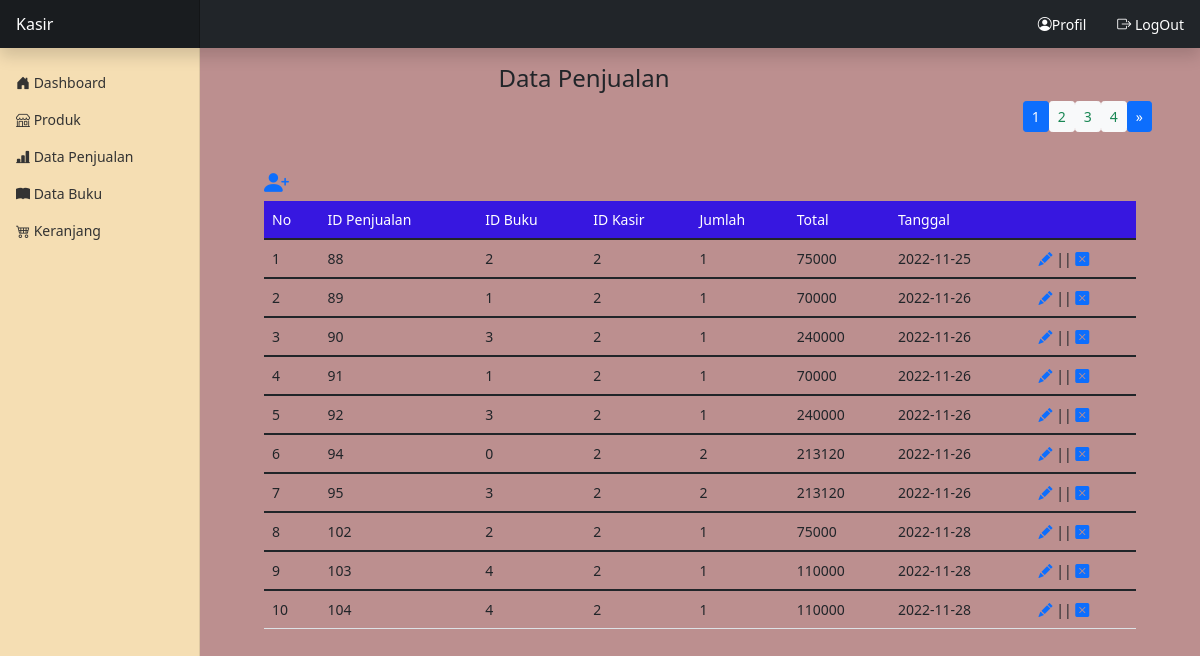
The page /kasir/index.php?page=data_penjualan (signed in) on the database its author committed.
### tables this page shows
CREATE TABLE `tb_penjualan` (
  `id_penjualan` int(11) NOT NULL,
  `id_buku` int(11) NOT NULL,
  `id_kasir` int(11) NOT NULL,
  `jumlah` int(11) NOT NULL,
  `total` int(11) NOT NULL,
  `tanggal` date NOT NULL
);

### kasir/data_penjualan.php (the view, shortened to what this page needs)
<?php
$batas = 10;
$result = mysqli_query($koneksi, "SELECT * FROM tb_penjualan");
$jumlahdata = mysqli_num_rows($result);
$halaman = ceil($jumlahdata / $batas);
$page_aktif = (isset($_GET["halaman"])) ? $_GET["halaman"] : 1;
$awaldata = ($batas * $page_aktif) - $batas;
?>
<div class="container">
<div class="row">
	<div class="col-md-9">
		<h4 class="text-dark text-center">Data Penjualan</h4>
	</div>
		<nav aria-label="Page navigation example">
			  <ul class="pagination justify-content-end">
			    <?php for($i =1; $i <= $halaman; $i++) : ?>
			        <?php if($i == $page_aktif): ?>
			          <li class="page-item"> <a href="?page=data_penjualan&halaman=<?php echo $i; ?>"class="btn btn-primary text-white btn-sm"><?php echo $i; ?></a></li>
			        <?php else : ?>
			          <li class="page-item"> <a href="?page=data_penjualan&halaman=<?php echo $i; ?>"class="btn btn-light text-success btn-sm"><?php echo $i; ?></a></li>
			        <?php endif; ?>
			      <?php endfor; ?>
			    <li class="page-item">
			     <?php if($page_aktif < $halaman ): ?>
			      <li class="page-item">  <a href="?page=data_penjualan&halaman=<?php echo $page_aktif + 1; ?>"class="btn btn-primary text-white btn-sm">&raquo;</a></li>
			    <?php endif;  ?>
			  </ul>
		</nav>
	<div>
		<div class="card-body">
				<a href="index.php?page=tambah_produk" class="bi bi-person-plus-fill" style="font-size: 25px;"></a>
				<table class="table col-md-10">
				  <thead class="text-white" style="background-color: #3717E0;">
				     <tr>
				     	<td>No</td>
				     	<td>ID Penjualan</td>
				     	<td>ID Buku</td>
				     	<td>ID Kasir</td>
				     	<td>Jumlah</td>
				     	<td>Total</td>
				     	<td>Tanggal</td>
				     	<td></td>
				     </tr>
				  </thead>
		<?php
					$ambil = mysqli_query($koneksi, "SELECT * FROM tb_penjualan LIMIT $awaldata,$batas");
				$no = 1+$awaldata;
				while($tiap = mysqli_fetch_assoc($ambil)){
				?>
				  <tbody>
				    <tr>
				    	<td><?php echo $no++ ?></td>
				    	<td><?php echo $tiap['id_penjualan'] ?></td>
				    	<td><?php echo ucwords($tiap['id_buku']) ?></td>
				    	<td><?php echo ucwords($tiap['id_kasir']) ?></td>
				    	<td><?php echo ucwords($tiap['jumlah']) ?></td>
				    	<td><?php echo $tiap['total'] ?></td>
				    	<td><?php echo $tiap['tanggal'] ?></td>
				  		<td>
				  			<a href="index.php?page=edit_produk&id=<?php echo $tiap["id_buku"] ?>" class="bi bi-pencil-fill"></a> ||
				  			<a href="index.php?page=delete_produk&id=<?php echo $tiap["id_buku"] ?>" onclick="return confirm('Yakin Hapus ??')" class="bi bi-x-square-fill"></a>
				  		</td>
				    </tr>
			<?php }?>
				  </tbody>
				</table>
			</div>
		</div>
	</div>
</div>
</div>

### assets/admin.css (style rules this page uses)
body { font-size: .875rem; }

### rows shown on the page
tb_penjualan: id_penjualan "88", id_buku "2", id_kasir "2", jumlah "1", total "75000", tanggal "2022-11-25"
tb_penjualan: id_penjualan "89", id_buku "1", id_kasir "2", jumlah "1", total "70000", tanggal "2022-11-26"
tb_penjualan: id_penjualan "90", id_buku "3", id_kasir "2", jumlah "1", total "240000", tanggal "2022-11-26"
tb_penjualan: id_penjualan "91", id_buku "1", id_kasir "2", jumlah "1", total "70000", tanggal "2022-11-26"
tb_penjualan: id_penjualan "92", id_buku "3", id_kasir "2", jumlah "1", total "240000", tanggal "2022-11-26"
tb_penjualan: id_penjualan "94", id_buku "0", id_kasir "2", jumlah "2", total "213120", tanggal "2022-11-26"
tb_penjualan: id_penjualan "95", id_buku "3", id_kasir "2", jumlah "2", total "213120", tanggal "2022-11-26"
tb_penjualan: id_penjualan "102", id_buku "2", id_kasir "2", jumlah "1", total "75000", tanggal "2022-11-28"
tb_penjualan: id_penjualan "103", id_buku "4", id_kasir "2", jumlah "1", total "110000", tanggal "2022-11-28"
tb_penjualan: id_penjualan "104", id_buku "4", id_kasir "2", jumlah "1", total "110000", tanggal "2022-11-28"
